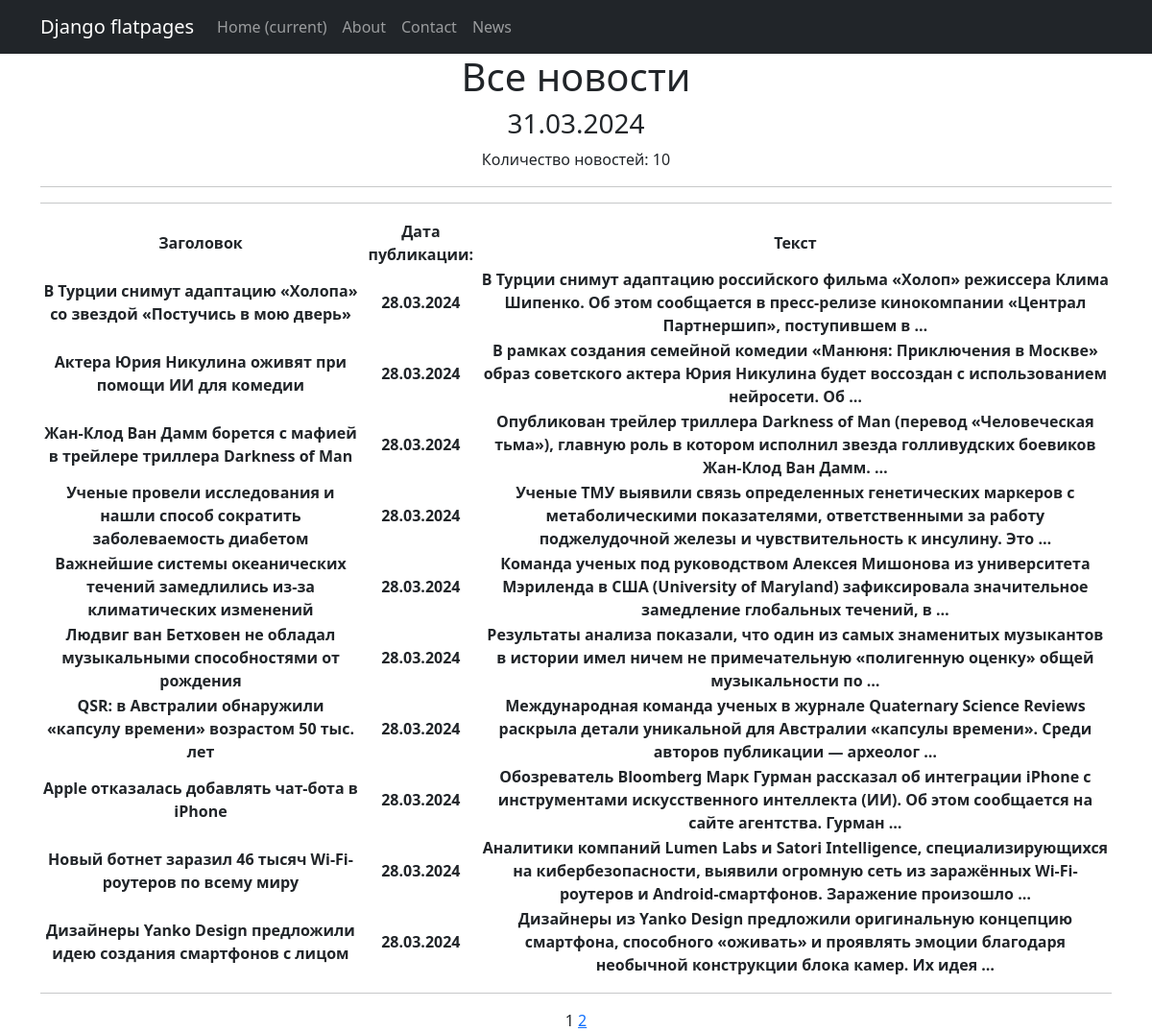
Page /news/ on the committed database.
### news/models.py (models this page shows, shortened)
class Post(models.Model):
    NEWS = 'NW'
    ARTICLE = 'AR'
    POST_TYPES = [
        (NEWS, 'News'),
        (ARTICLE, 'Article'),
    ]
    author = models.ForeignKey(Author, on_delete=models.CASCADE)
    post_type = models.CharField(max_length=2, choices=POST_TYPES, default=ARTICLE)
    creation_date = models.DateTimeField(auto_now_add=True)
    categories = models.ManyToManyField(Category, through='PostCategory')
    title = models.CharField(max_length=255)
    text = models.TextField()
    rating = models.IntegerField(default=0)

### news/views.py (the view)
# urls.py: path('news/', NewsListView.as_view(), name='news_list'),
class NewsListView(ListView):
    model = Post
    template_name = 'news/news_list.html'
    context_object_name = 'news_list'
    paginate_by = 10
    def get_queryset(self):
        return Post.objects.filter(post_type='NW').order_by('-creation_date')
    def get_context_data(self, **kwargs):
        context = super().get_context_data(**kwargs)
        context['time_now'] = datetime.utcnow()
        return context

### news/templatetags/censor.py (called while the page is built)
@register.filter
def censor(value):
    if not isinstance(value, str):
        raise ValueError("Censor filter can only be applied to strings.")
    forbidden_words = ['редиска', 'брань1', 'брань2','брань3']
    words = value.split()
    for i, word in enumerate(words):
        for forbidden_word in forbidden_words:
            if word.lower().startswith(forbidden_word.lower()) and word[0].isupper() == forbidden_word[0].isupper():
                censored_word = word[0] + '*' * (len(word) - 1)
                words[i] = censored_word
    return ' '.join(words)
    return result

### templates/news/news_list.html (shortened to what this page needs)
{% extends 'flatpages/default.html' %}
{% load censor %}
{% block content %}
<h1>Все новости</h1>
<h3>{{ time_now|date:'d.m.Y' }}</h3>
<p>Количество новостей: {{ news_list|length }}</p>
<hr>
<hr>
{% if news_list %}
    <table>
        <tr>
            <th>Заголовок</th>
            <th>Дата публикации:</th>
            <th>Текст</th>
        </tr>
        {% for news_item in news_list %}
        <tr>
            <th>{{ news_item.title }}</th>
            <th>{{ news_item.creation_date|date:'d.m.Y' }}</th>
            <th>{{ news_item.text|truncatewords:20|censor }}</th>
            <td>
            </td>
        </tr>
        {% endfor %}
    </table>
{% else %}
    <h2>Новостей сегодня нет! Как это ни странно.</h2>
{% endif %}
<hr>
   {{ page_obj.number }}
   {% if page_obj.has_next %}
       <a href="?page={{ page_obj.next_page_number }}">{{ page_obj.next_page_number }}</a>
   {% endif %}
{% endblock content %}

### templates/flatpages/default.html (shortened to what this page needs)
<!DOCTYPE html>
<html lang="en">
    <head>
        {% load static %}
        <link href="{% static 'css/styles.css' %}" rel="stylesheet" />
    </head>
    <body>
    <nav class="navbar navbar-expand-lg navbar-dark bg-dark static-top">
        <div class="container">
            <a class="navbar-brand" href="#">Django flatpages</a>
            <div class="collapse navbar-collapse" id="navbarResponsive">
                <ul class="navbar-nav ml-auto">
                    <li class="nav-item active">
                        <a class="nav-link" href="#">Home
                            <span class="sr-only">(current)</span>
                        </a>
                    </li>
                    <li class="nav-item">
                        <a class="nav-link" href="/about/">About</a>
                    </li>
                    <li class="nav-item">
                        <a class="nav-link" href="/contacts/">Contact</a>
                    </li>
                    <li class="nav-item">
                        <a class="nav-link" href="/news/">News</a>
                    </li>
                </ul>
            </div>
        </div>
    </nav>
    <div class="container">
        <div class="row">
            <div class="col-lg-12 text-center">
                {% block content %}
                {% endblock content %}
            </div>
        </div>
    </div>
    </body>
</html>

### rows in the picture
Post: title "В Турции снимут адаптацию «Холопа» со звездой «Постучись в мою дверь»", creation_date "28.03.2024", text|censor "В Турции снимут адаптацию российского фильма «Холоп» режиссера Клима Шипенко. Об этом сообщается в пресс-релизе кинокомпании «Централ Партнершип», поступившем в …"
Post: title "Актера Юрия Никулина оживят при помощи ИИ для комедии", creation_date "28.03.2024", text|censor "В рамках создания семейной комедии «Манюня: Приключения в Москве» образ советского актера Юрия Никулина будет воссоздан с использованием нейросети. Об …"
Post: title "Жан-Клод Ван Дамм борется с мафией в трейлере триллера Darkness of Man", creation_date "28.03.2024", text|censor "Опубликован трейлер триллера Darkness of Man (перевод «Человеческая тьма»), главную роль в котором исполнил звезда голливудских боевиков Жан-Клод Ван Дамм. …"
Post: title "Ученые провели исследования и нашли способ сократить заболеваемость диабетом", creation_date "28.03.2024", text|censor "Ученые ТМУ выявили связь определенных генетических маркеров с метаболическими показателями, ответственными за работу поджелудочной железы и чувствительность к инсулину. Это …"
Post: title "Важнейшие системы океанических течений замедлились из-за климатических изменений", creation_date "28.03.2024", text|censor "Команда ученых под руководством Алексея Мишонова из университета Мэриленда в США (University of Maryland) зафиксировала значительное замедление глобальных течений, в …"
Post: title "Людвиг ван Бетховен не обладал музыкальными способностями от рождения", creation_date "28.03.2024", text|censor "Результаты анализа показали, что один из самых знаменитых музыкантов в истории имел ничем не примечательную «полигенную оценку» общей музыкальности по …"
Post: title "QSR: в Австралии обнаружили «капсулу времени» возрастом 50 тыс. лет", creation_date "28.03.2024", text|censor "Международная команда ученых в журнале Quaternary Science Reviews раскрыла детали уникальной для Австралии «капсулы времени». Среди авторов публикации — археолог …"
Post: title "Apple отказалась добавлять чат-бота в iPhone", creation_date "28.03.2024", text|censor "Обозреватель Bloomberg Марк Гурман рассказал об интеграции iPhone с инструментами искусственного интеллекта (ИИ). Об этом сообщается на сайте агентства. Гурман …"
Post: title "Новый ботнет заразил 46 тысяч Wi-Fi-роутеров по всему миру", creation_date "28.03.2024", text|censor "Аналитики компаний Lumen Labs и Satori Intelligence, специализирующихся на кибербезопасности, выявили огромную сеть из заражённых Wi-Fi-роутеров и Android-смартфонов. Заражение произошло …"
Post: title "Дизайнеры Yanko Design предложили идею создания смартфонов с лицом", creation_date "28.03.2024", text|censor "Дизайнеры из Yanko Design предложили оригинальную концепцию смартфона, способного «оживать» и проявлять эмоции благодаря необычной конструкции блока камер. Их идея …"

### other values in the picture
{{ time_now|date:'d.m.Y' }} "31.03.2024"
{{ news_list|length }} "10"
{{ page_obj.number }} "1"
{{ page_obj.next_page_number }} "2"
